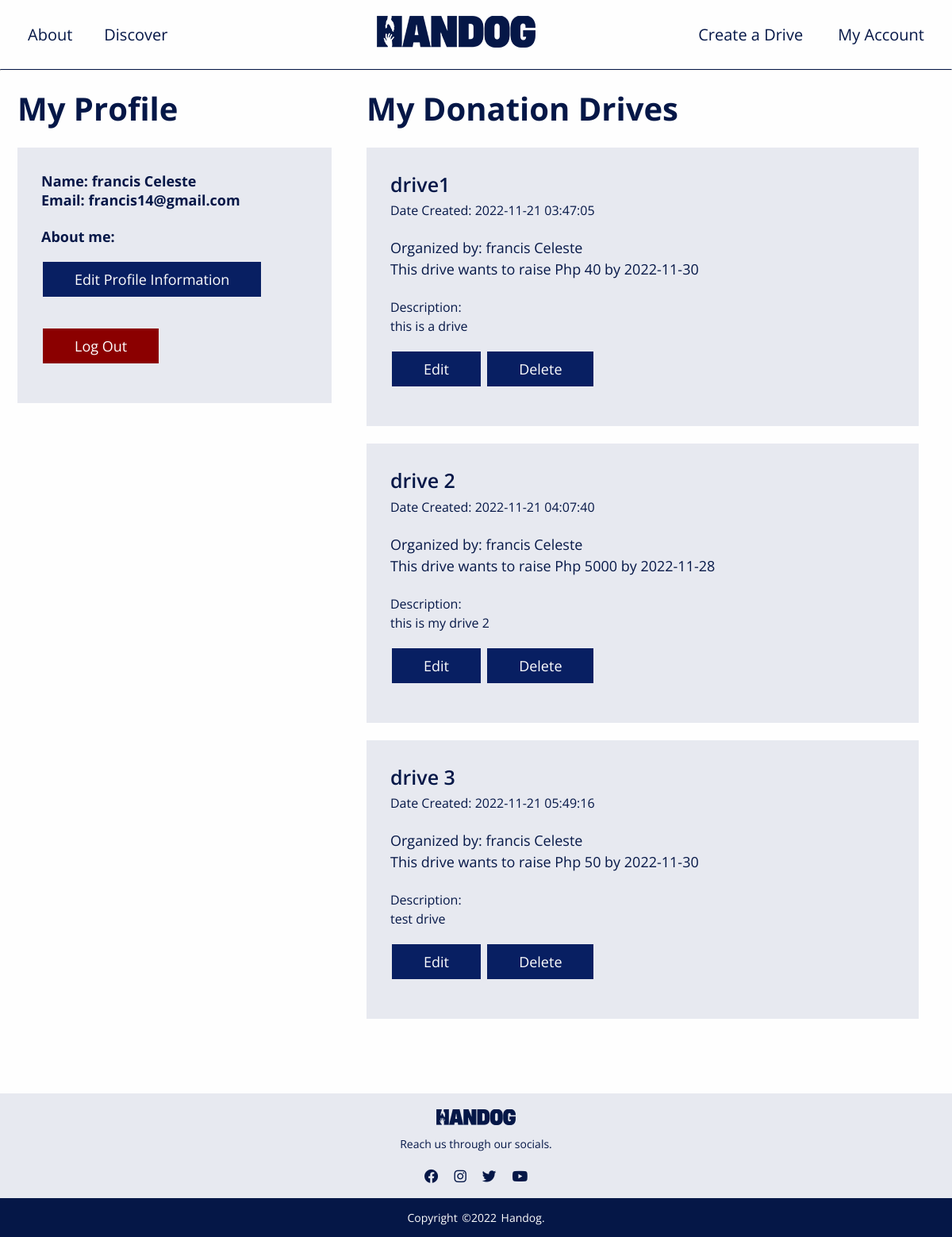
Page /account.php?user_ID=6 (signed in) on the committed database.
### tables this page shows
CREATE TABLE `usertable` (
  `user_ID` int(11) NOT NULL,
  `first_name` varchar(50) NOT NULL,
  `last_name` varchar(50) NOT NULL,
  `user_email` varchar(50) NOT NULL,
  `user_pass` varchar(50) NOT NULL,
  `about_me` varchar(500) DEFAULT NULL
);

CREATE TABLE `donationdrives` (
  `drive_ID` int(11) NOT NULL,
  `user_ID` int(11) NOT NULL,
  `donation_name` varchar(50) NOT NULL,
  `description` varchar(500) NOT NULL,
  `completion_target` date NOT NULL,
  `date_opened` timestamp NOT NULL DEFAULT current_timestamp(),
  `amount_needed` int(11) NOT NULL
);

### account.php (the view, shortened to what this page needs)
<?php
    include_once('header.php');
    require_once('connection.php');
    $user_ID = $_SESSION['user_ID'];
    if(isset($_GET['deleteredirect'])){
        $message = $_GET['deleteredirect'];
        $message = "Please delete your drive on this page.";
        $view_ID = $user_ID;
        ?>
            <label style="color: darkred; display:block; text-align:center; font-weight:bolder; margin-top: 50px">
            <?php echo $message?></label>
        <?php
    }
    elseif(isset($_GET['cancel'])){
        $view_ID = $user_ID;
    }
    else{
        $view_ID = $_GET['user_ID'];
    }
    $sql = " select * from usertable where user_ID=$view_ID";
    $result = mysqli_query($conn, $sql);
    $row = mysqli_fetch_assoc($result);
    $user_email = $row['user_email'];
    $first_name = $row['first_name'];
    $last_name = $row['last_name'];
    $about_me = $row['about_me'];
?>
<div class="both-rows">
    <div class="column left-side">
        <?php
            if($user_ID==$view_ID){
                echo '<h1>My Profile</h1><br>';
            }
            else{
                echo '<h1>'. $first_name . '\'s Profile</h1><br>';
            }
        ?>
        <div class="profilebox">
            <h3>Name: </h3>
            <?php echo "<h3>" . $first_name . " " . $last_name . "</h3>"?><br>
            <h3>Email: </h3>
            <?php echo "<h3>" . $user_email . "</h3>"?><br><br>
            <?php echo "<h3>About me: ". $about_me . "</h3>" ?><br>
            <?php
                if($user_ID==$view_ID){
                    echo '<button class="button" onclick="window.location.href=\'editprofile.php?user_ID='.$user_ID.'\'">Edit Profile Information</button>
                    <button class="button" onclick="window.location.href=\'logout.php\'" style="background-color:darkred">Log Out</button>';
                }
            ?>
        </div>
    </div>
    <div class="column right-side">
        <?php
            if($user_ID==$view_ID){
                echo '<h1>My Donation Drives</h1><br>';
            }
            else{
                echo '<h1>'. $first_name . '\'s Donation Drives</h1><br>';
            }
        ?>
        <?php
            $sql = " select * from donationdrives where user_ID=$view_ID";
            $result = mysqli_query($conn, $sql);
            if($result){
                while($row = mysqli_fetch_assoc($result)){
                    $drive_ID = $row['drive_ID'];
                    $donation_name = $row['donation_name'];
                    $completion_target = $row['completion_target'];
                    $date_opened = $row['date_opened'];
                    $amount_needed = $row['amount_needed'];
                    $description = $row['description'];
                    echo '<div class="profilebox"><h2>'. $donation_name . '</h2>
                    <p2>Date Created: '. $date_opened .'</p2><br><br>
                    <p1>Organized by: '. $first_name . ' ' . $last_name . '</p1><br>
                    <p1>This drive wants to raise Php ' . $amount_needed . ' by ' . $completion_target . '</p1><br><br>
                    <p2>Description:<br>' . $description . '</p2><br>';
                        if($user_ID==$view_ID){
                            echo '
                            <button class="button" name="edit_drive" onclick="window.location.href=\'editdrive.php?edit_ID='. $drive_ID .'\'; ">Edit</button>
                            <button class="button" name="deletedrive" onclick="window.location.href=\'deletedrive.php?delete_ID='. $drive_ID .'\'; return confirm(\'This drive is about to be deleted!\')">Delete</button>';
                        }
                        else{
                            echo '<button class="button" name="donate" onclick="window.location.href=\'donate.php?drive_ID='. $drive_ID . '\'">Donate</button>';
                        }
                        echo '</div><br>';
                }
            }
            ?>
    </div>
</div>
<?php include_once('footer.php')?>

### stylesheet.css (style rules this page uses)
* { box-sizing: border-box; }
.button { border: none; color: #fefefe; padding: 10px 40px; text-align: center; text-decoration: none; display: inline-block; font-family: 'Open Sans', sans-serif; font-weight: 400; font-size: 18px; margin: 20px 2px; cursor: pointer; background-color: #081f62; }
body { font-family: 'Open Sans', sans-serif; margin:0; background-color: #fefefe; }
.column { float:left; padding: 12px; min-height: 350px; margin: 10px; }
.column h1 { color: #051747; line-height: 0%; font-size: 40px; font-weight: 700; }
.column h3 { display: inline; color: #051747; font-size: 18px; }
.profilebox { background-color: #e7e9f0; padding: 30px; }
.profilebox h2 { color: #051747; line-height: 1.3; font-size: 25px; font-weight: 600; margin-top: 0; margin-bottom: 5px; }
.profilebox p1 { color: #051747; line-height: 1.5; font-size: 18px; font-weight: 400; }
.profilebox p2 { color: #051747; line-height: 1.5; font-size: 16px; font-weight: 400; text-indent: 50px; }
.left-side { width: 35%; }
.right-side { width: 60%; }
.both-rows:after { content: ""; display: table; clear: both; }

### rows in the picture
usertable: first_name "francis", last_name "Celeste", user_email "francis14@gmail.com"
donationdrives: donation_name "drive1", date_opened "2022-11-21 03:47:05", user_ID.first_name "francis", user_ID.last_name "Celeste", amount_needed "40", completion_target "2022-11-30", description "this is a drive"
donationdrives: donation_name "drive 2", date_opened "2022-11-21 04:07:40", user_ID.first_name "francis", user_ID.last_name "Celeste", amount_needed "5000", completion_target "2022-11-28", description "this is my drive 2"
donationdrives: donation_name "drive 3", date_opened "2022-11-21 05:49:16", user_ID.first_name "francis", user_ID.last_name "Celeste", amount_needed "50", completion_target "2022-11-30", description "test drive"
